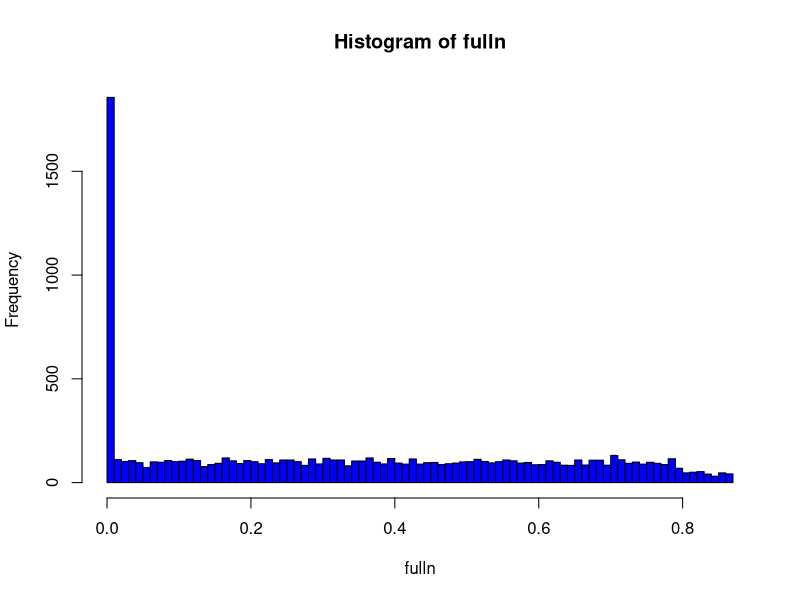

The R source for this figure:
f<-function(x)
{
   return (exp(-1*(abs(x)-1)*(abs(x)-1)/2));
}

func<-function(n)
{	
	u<-vector(length=n);
	lap<-vector(length=n);
	fulln<-vector(length=n);
	
	u<-runif(n,0,1);
        
        for(i in 1:n) 
	 fulln[i]<-0;
	
	for(j in 1:n)
	 {
	   if(u[j]<0.5)
            lap[j]=log(2*u);
           if(u[j]>=0.5)
            lap[j]=-1*log(2*(1-u));
         }
         
         c=sqrt(2*exp(1)/pi);
         for(i in 1:n)
          {
            u1<-runif(1,0,1);
            if(u1<=f(lap[i]))
              fulln[i]=u1;
          }
         
        png("fulln.png");
	hist(fulln, breaks=100, col="blue", plot=TRUE);
	dev.off();
	cat("Mean ",mean(fulln));
        cat("Var ",var(fulln));
}
func(10000);
